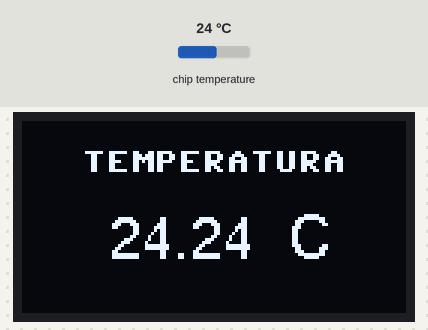
Recording of a program running on a simulated Raspberry Pi Pico running MicroPython. Shown: 128×64 one-colour display. Inputs (shaded band) come from the test bench; at power-on: chip temperature 24 °C. Library files of the repository ran but are not shown: freesans20.py, writer.py; what the program prints to the serial console is not drawn.

Above: at 1.2 s.
1.3 s: chip temperature set to 1 °C
At 2.6 s:
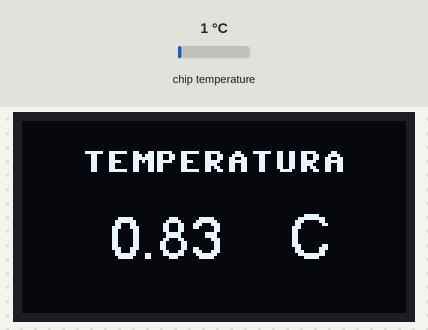
4.0 s: chip temperature set to 11 °C
At 5.1 s:
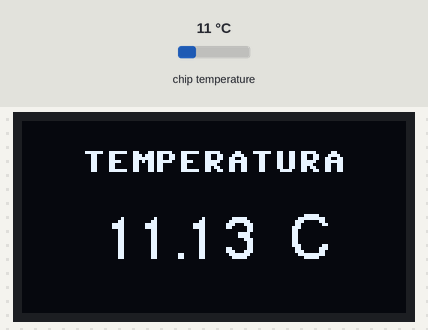
6.7 s: chip temperature set to 22 °C
At 8.9 s:
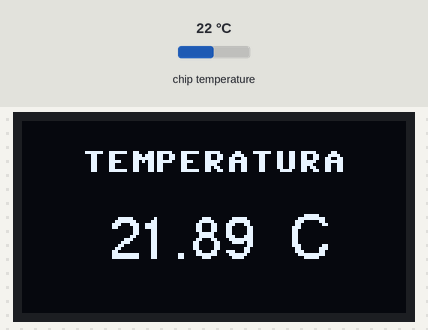
Timing chart, 0 to 10.4 s (numbered marks = the images above; inputs shaded):
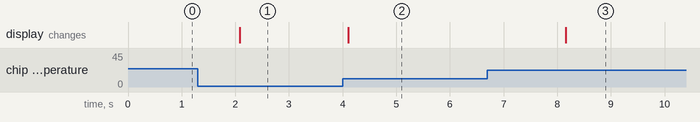

The program:

main.py
```python
from machine import Pin, I2C
from ssd1306 import SSD1306_I2C
import framebuf
import utime
import freesans20
import writer

sensor_temp = machine.ADC(4)
conversion_factor = 3.3 / (65535)

WIDTH  = 128
HEIGHT = 64

i2c = I2C(0)
oled = SSD1306_I2C(WIDTH, HEIGHT, i2c)

while True:
    reading = sensor_temp.read_u16() * conversion_factor
    t= 27 - (reading - 0.706)/0.001721
    temperatura = "{:.2f}".format(t)
    oled.fill(0)
    oled.text("TEMPERATURA",20,10)
    font_writer = writer.Writer(oled, freesans20)
    font_writer.set_textpos(30, 30)
    font_writer.printstring(temperatura)
    font_writer.set_textpos(90, 30)
    font_writer.printstring("C")
    oled.show()
    utime.sleep(2)
```

Measured:
- after the input at 1.3 s, the display: changes after 0.78 s (image 1)
- after the input at 4.0 s, the display: changes after 0.11 s (image 2)
- after the input at 6.7 s, the display: changes after 1.5 s (image 3)
